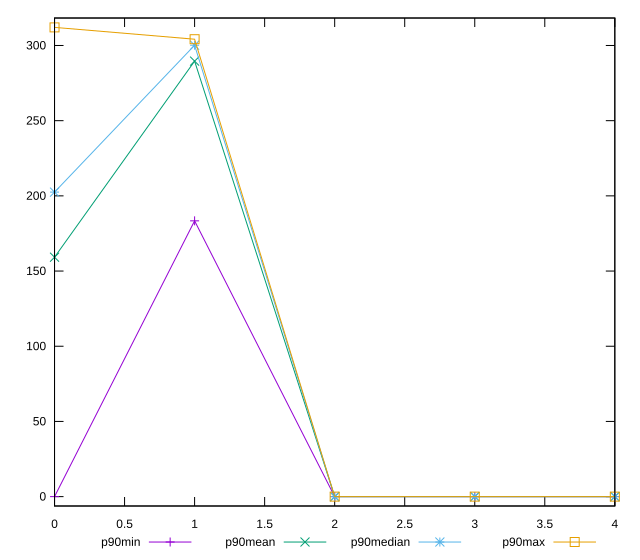

gnuplot code for this plot:
reset

$p90Min <<EOF
0 0
1 183.3889999985695
2 0
3 0
4 0
EOF

$p90Mean <<EOF
0 159.2161595748409
1 289.6003510634037
2 0
3 0
4 0
EOF

$p90Median <<EOF
0 202.48100000619888
1 300.17600000000004
2 0
3 0
4 0
EOF

$p90Max <<EOF
0 312.03
1 304.17199999999997
2 0
3 0
4 0
EOF

set key outside below
set xrange [0:4]
set yrange [-6.2406:318.27059999999994]
set trange [-6.2406:318.27059999999994]
set terminal svg size 640, 560 enhanced background rgb 'white'
set output "report_00020_2021-02-19T21:17:38.612Z2/uses-rel-preconnect/progression/value.svg"

plot $p90Min title "p90min" with linespoints, \
     $p90Mean title "p90mean" with linespoints, \
     $p90Median title "p90median" with linespoints, \
     $p90Max title "p90max" with linespoints

reset
